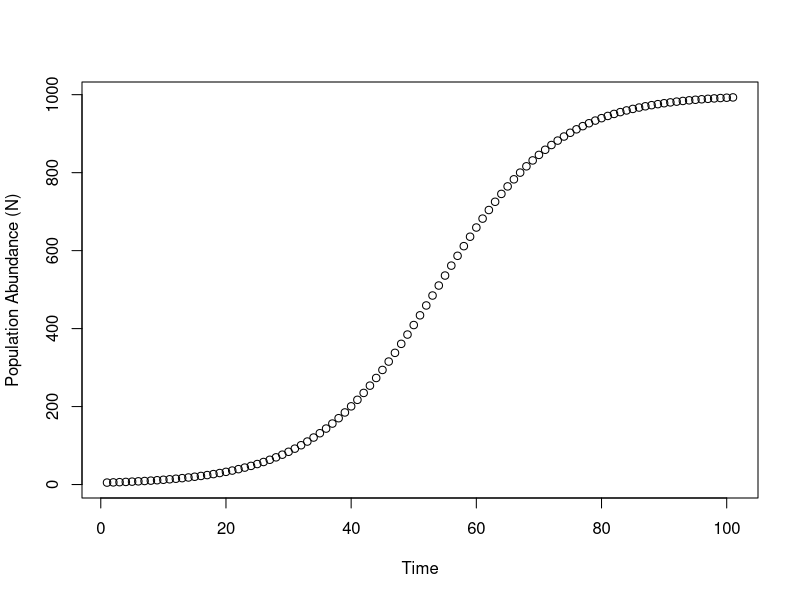
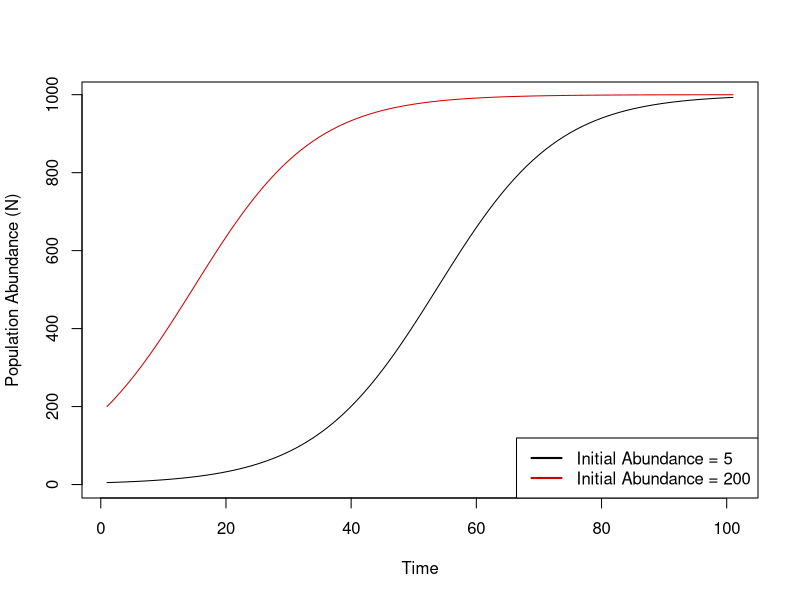
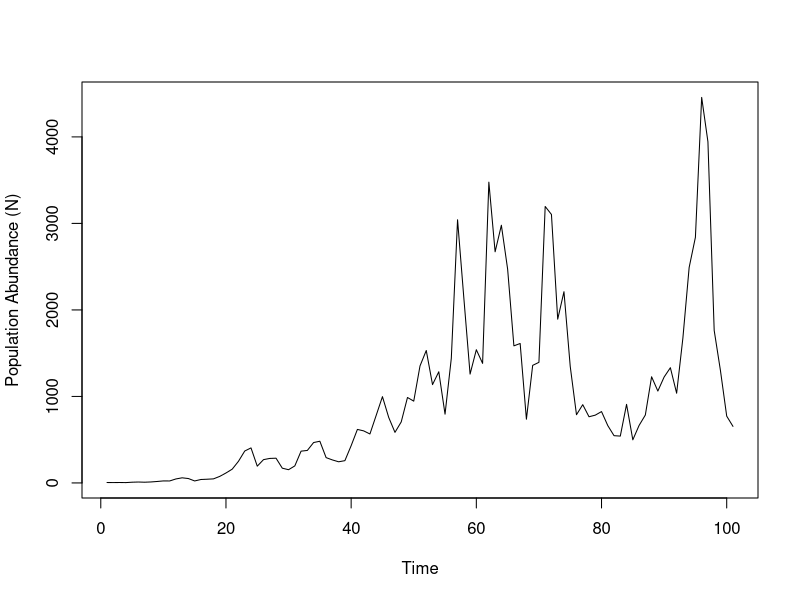
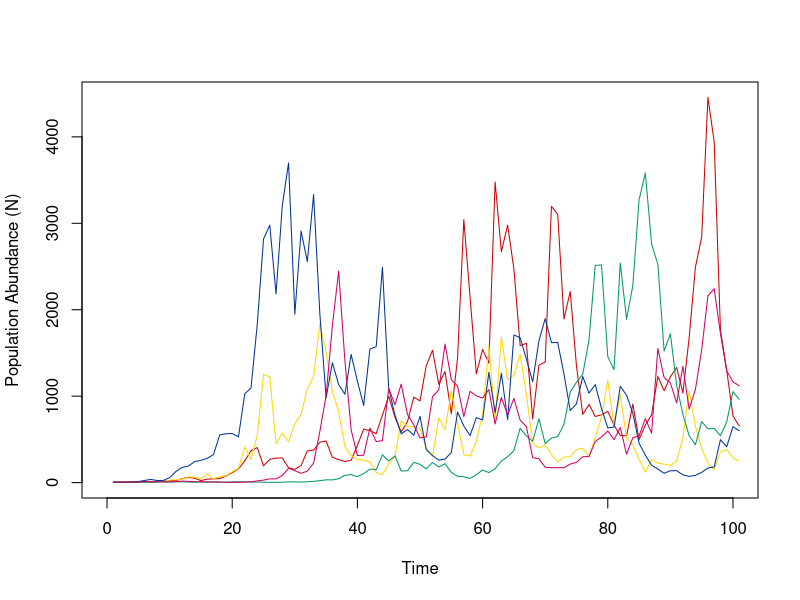
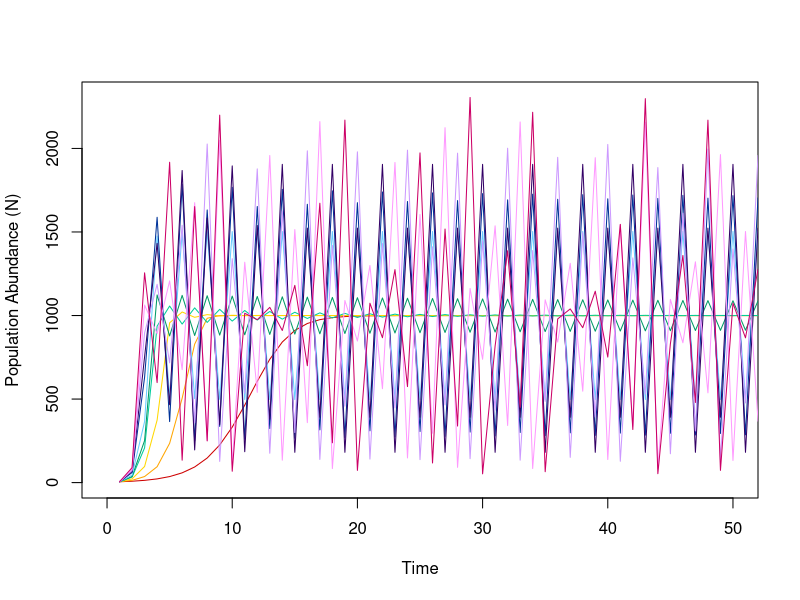
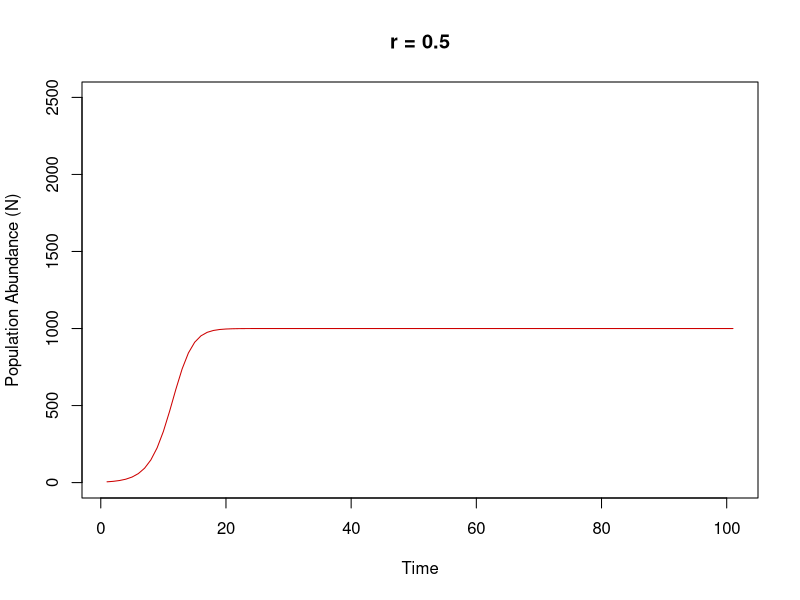
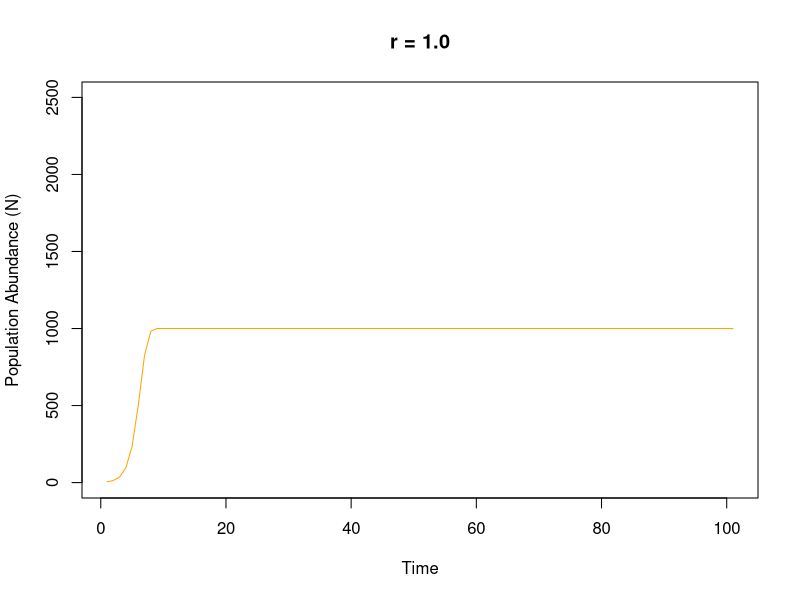
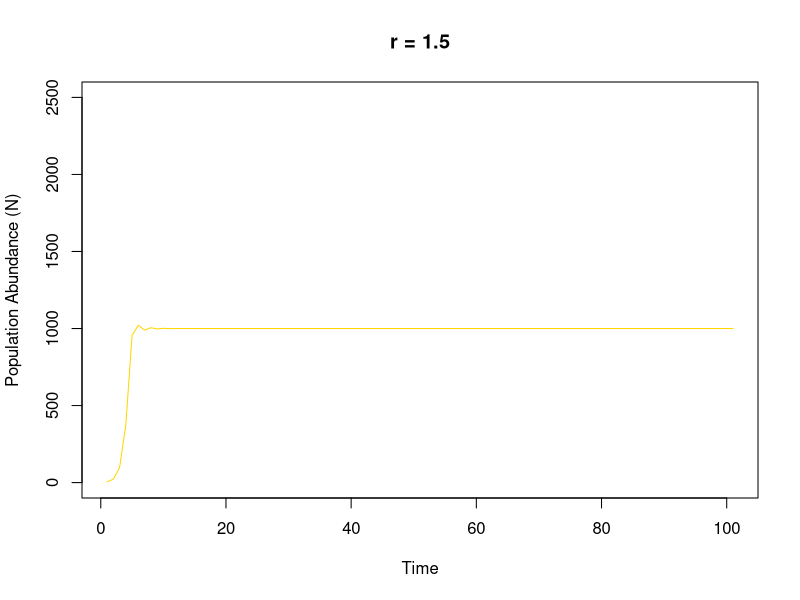

These charts were generated, in order, by the following R code:
## ---- chunk 1
r <- 0.1
K <- 1000
t <- seq(0, 100, 1)
N <- c(); N[1] <- 5

for (i in 2:length(t)){
  N[i] <- N[i-1]*exp(r*(1-(N[i-1]/K)))
}

plot(N, xlab = "Time", ylab = "Population Abundance (N)")
## ---- chunk 2
r <- 0.1
K <- 1000
t <- seq(0, 100, 1)
N <- c(); N[1] <- 5
N2 <- c(); N2[1] <- 200

for (i in 2:length(t)){
  N[i] <- N[i-1]*exp(r*(1-(N[i-1]/K)))
  N2[i] <- N2[i-1]*exp(r*(1-(N2[i-1]/K)))
}

plot(N, xlab = "Time", ylab = "Population Abundance (N)", type = "l")
lines(N2, col = "red3")
legend("bottomright", legend = c("Initial Abundance = 5", "Initial Abundance = 200"),
       col = c("black", "red3"), lwd = 2)
## ---- chunk 3
## Parameters
r <- 0.1
K <- 1000
sd <- 0.4

## Time
t <- seq(0, 100, 1)

## Empty vector for population abundance (N), and initial condition
N <- c(); N[1] <- 5

## Draw from normal distribution for error terms
set.seed(1) # So we all get the same answers!
epsilon <- rnorm(n = t - 1, mean = 0, sd = sd)

## Loop time!
for(i in 2:length(t)){
  N[i] <- N[i - 1]*exp(0.1*(1 - (N[i - 1]/K)) + epsilon[i - 1])
}

## Plotting
plot(N, type = "l", xlab = "Time", ylab = "Population Abundance (N)")
## ---- chunk 4
## Parameters
r <- 0.1
K <- 1000
sd <- 0.4

## Time
t <- seq(0, 100, 1)

## Number of population simulations we want to do
pop_sims <- 5

## Draw from normal distribution for error terms
epsilon_df <- c()
for (i in 1:pop_sims){
  set.seed(i)
  epsilon <- rnorm(n = t - 1, mean = 0, sd = sd)
  epsilon_df <- cbind(epsilon_df, epsilon)
}

## Loop time! And this time, it's nested!
N_df <- c()
for (i in 1:pop_sims){
  N <- c(); N[1] <- 5
  for (j in 2:length(t)){
    N[j] <- N[j - 1]*exp(0.1*(1 - (N[j - 1]/K)) + epsilon_df[j - 1, i])
  }
  N_df <- cbind(N_df, N)
}

## Plotting
cols <- c("red3", "gold", "#009966", "#003399", "#CC0066")
plot(1, 1, pch = "", xlim = c(0, max(t)), ylim = c(0, max(N_df)), xlab = "Time", ylab = "Population Abundance (N)")
for (i in 1:ncol(N_df)){
  points(N_df[ ,i], col = cols[i], type = "l", lwd = 1)
}
## ---- chunk 5
r <- c(0.5, 1.0, 1.5, 1.9, 2, 2.2, 2.5, 2.6, 2.7, 2.8, 2.9)
K <- 1000
t <- seq(0, 100, 1)

N_df <- c()
for (i in 1:length(r)){
  N <- c(); N[1] <- 5
  for (j in 2:length(t)){
    N[j] <- N[j-1]*exp(r[i]*(1-(N[j-1]/K)))
  }
  N_df <- cbind(N_df, N)
}

## Plotting
cols <- c("red3", "orange1", "gold", "#00CC99", "#009966", "#66CCFF", "#003399", "#330066", "#CC99FF", "#FF99FF", "#CC0066")
plot(1, 1, pch = "", xlim = c(0, 50), ylim = c(0, max(N_df)), xlab = "Time", ylab = "Population Abundance (N)")
for (i in 1:ncol(N_df)){
  points(N_df[ ,i], col = cols[i], type = "l", lwd = 1)
}

## That's a lot! Let's plot sequentially:
plot(N_df[ ,1], type = "l", col = cols[1], xlab = "Time", ylab = "Population Abundance (N)", main = "r = 0.5", ylim = c(0, 2500))

plot(N_df[ ,2], type = "l", col = cols[2], xlab = "Time", ylab = "Population Abundance (N)", main = "r = 1.0", ylim = c(0, 2500))

plot(N_df[ ,3], type = "l", col = cols[3], xlab = "Time", ylab = "Population Abundance (N)", main = "r = 1.5", ylim = c(0, 2500))

plot(N_df[ ,4], type = "l", col = cols[4], xlab = "Time", ylab = "Population Abundance (N)", main = "r = 1.9", ylim = c(0, 2500))

plot(N_df[ ,5], type = "l", col = cols[5], xlab = "Time", ylab = "Population Abundance (N)", main = "r = 2.0", ylim = c(0, 2500))

plot(N_df[ ,6], type = "l", col = cols[6], xlab = "Time", ylab = "Population Abundance (N)", main = "r = 2.2", ylim = c(0, 2500))

plot(N_df[ ,7], type = "l", col = cols[7], xlab = "Time", ylab = "Population Abundance (N)", main = "r = 2.5", ylim = c(0, 2500))

plot(N_df[ ,8], type = "l", col = cols[8], xlab = "Time", ylab = "Population Abundance (N)", main = "r = 2.6", ylim = c(0, 2500))

plot(N_df[ ,9], type = "l", col = cols[9], xlab = "Time", ylab = "Population Abundance (N)", main = "r = 2.7", ylim = c(0, 2500))

plot(N_df[ ,10], type = "l", col = cols[10], xlab = "Time", ylab = "Population Abundance (N)", main = "r = 2.8", ylim = c(0, 2500))

plot(N_df[ ,11], type = "l", col = cols[11], xlab = "Time", ylab = "Population Abundance (N)", main = "r = 2.9", ylim = c(0, 2500))
## ---- chunk 6
r <- c(2.9, 3.0)
K <- 1000
t <- seq(0, 100, 1)
N_init <- c(5, 5.1)

## r = 2.9
N_r1 <- c()
for (i in 1:length(N_init)){
  N <- c(); N[1] <- N_init[i]
  for (j in 2:length(t)){
    N[j] <- N[j-1]*exp(r[1]*(1-(N[j-1]/K)))
  }
  N_r1 <- cbind(N_r1, N)
}

## r = 3.0
N_r2 <- c()
for (i in 1:length(N_init)){
  N <- c(); N[1] <- N_init[i]
  for (j in 2:length(t)){
    N[j] <- N[j-1]*exp(r[2]*(1-(N[j-1]/K)))
  }
  N_r2 <- cbind(N_r2, N)
}

## Plotting
plot(N_r1[ ,1], col = "red3", type = "l", lwd = 2, lty = 1, xlab = "Time", ylab = "Population Abundance (N)", main = "r = 2.9", ylim = c(0, 2500))
lines(N_r1[ ,2], col = "#CC99FF", type = "l", lwd = 2, lty = 2)

plot(N_r2[ ,1], col = "red3", type = "l", lwd = 2, lty = 1, xlab = "Time", ylab = "Population Abundance (N)", main = "r = 3.0", ylim = c(0, 2500))
lines(N_r2[ ,2], col = "#CC99FF", type = "l", lwd = 2, lty = 2)
## ---- chunk 7
## Parameters
f <- 12
a <- 5
s <- 0.85

## Time
t <- seq(1, 2000, 1)

## Empty vectors and initial conditions
J <- c(); J[1] <- 100
A <- c(); A[1] <- 120

## Simulation
for(i in 2:length(t)){
  J[i] <- A[i-1]*exp(f)
  A[i] <- J[i-1]*exp(-a*J[i-1]) + s*A[i-1]
}

## Ploting
plot(J[500:2000], type = "l", xlab = "Time", ylab = "Abundance", main = "Juvenile Abundance, Years 500-2000")
plot(A[500:2000], type = "l", xlab = "Time", ylab = "Abundance", main = "Adult Abundance, Years 500-2000")
## ---- chunk 8
plot(J[500:2000], A[500:2000], xlab = "Juvenile Abundance", ylab = "Adult Abundance", main = "State Space: Years 500-2000")
## ---- chunk 9
J <- rnorm(n = 1500, mean = 100, sd = 10)
A <- rnorm(n = 1500, mean = 120, sd = 10)

plot(J, A, xlab = "Juvenile Abundance", ylab = "Adult Abundance", main = "Null Model State Space")
